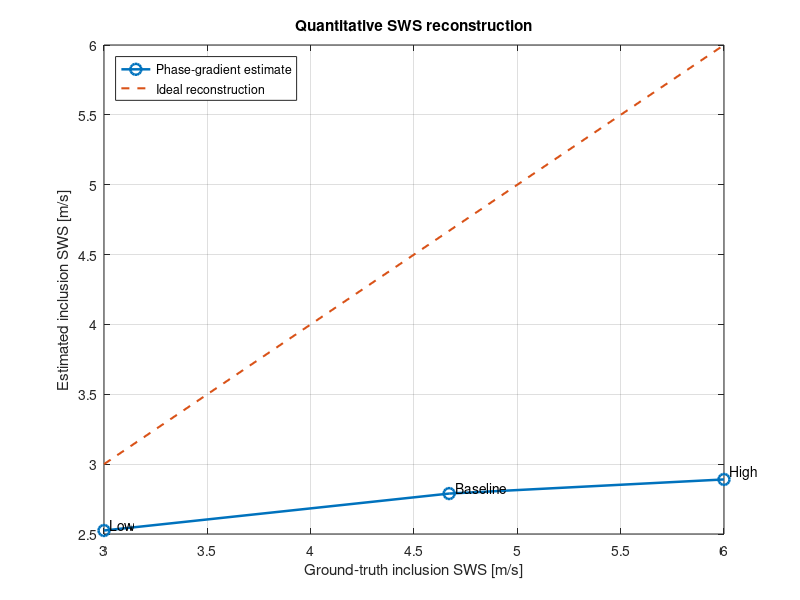

MATLAB code to generate this figure: (Note: this script raises an error after producing the figure.)
%% Contrast sweep - metric summary
clear;
clc;
close all;

%% Results from low / baseline / high contrast

case_names = {'Low', 'Baseline', 'High'};

c_bkg_gt = 2.32;

c_incl_gt = [ ...
    3.00, ...
    4.67, ...
    6.00];

c_incl_est = [ ...
    2.5251, ...
    2.7894, ...
    2.8905];

CNR = [ ...
    0.3756, ...
    1.4454, ...
    1.7688];

gCNR_direct = [ ...
    0.8330, ...
    0.9271, ...
    0.9322];

relative_bias = ...
    100 .* (c_incl_est - c_incl_gt) ./ c_incl_gt;

true_contrast = ...
    c_incl_gt - c_bkg_gt;

%% Output directory

analysis_dir = fileparts(mfilename('fullpath'));
repo_dir = fileparts(analysis_dir);

output_dir = fullfile( ...
    repo_dir, ...
    'Results', ...
    'metric_summary');

if ~isfolder(output_dir)
    mkdir(output_dir);
end

%% ================================================================
% Figure 1 - Quantitative SWS accuracy
% ================================================================

figure;

plot( ...
    c_incl_gt, ...
    c_incl_est, ...
    '-o', ...
    'LineWidth', 1.8, ...
    'MarkerSize', 8);

hold on;

plot( ...
    [min(c_incl_gt) max(c_incl_gt)], ...
    [min(c_incl_gt) max(c_incl_gt)], ...
    '--', ...
    'LineWidth', 1.5);

hold off;

grid on;
box on;

xlabel('Ground-truth inclusion SWS [m/s]');
ylabel('Estimated inclusion SWS [m/s]');

title('Quantitative SWS reconstruction');

legend( ...
    'Phase-gradient estimate', ...
    'Ideal reconstruction', ...
    'Location', 'northwest');

for k = 1:numel(case_names)

    text( ...
        c_incl_gt(k), ...
        c_incl_est(k), ...
        ['  ' case_names{k}], ...
        'VerticalAlignment', 'bottom');

end

exportgraphics( ...
    gcf, ...
    fullfile(output_dir, ...
    'contrast_sweep_estimated_vs_ground_truth.png'), ...
    'Resolution', 300);

%% ================================================================
% Figure 2 - Detectability metrics
% ================================================================

figure;

yyaxis left

plot( ...
    true_contrast, ...
    CNR, ...
    '-o', ...
    'LineWidth', 1.8, ...
    'MarkerSize', 8);

ylabel('CNR');
ylim([0 1.8]);

yyaxis right

plot( ...
    true_contrast, ...
    gCNR_direct, ...
    '-s', ...
    'LineWidth', 1.8, ...
    'MarkerSize', 8);

ylabel('Direct-KDE gCNR');
ylim([0 1]);

grid on;
box on;

xlabel('Ground-truth SWS contrast [m/s]');
title('Detectability versus stiffness contrast');

legend( ...
    'CNR', ...
    'Direct-KDE gCNR (exploratory)', ...
    'Location', 'best');

for k = 1:numel(case_names)

    text( ...
        true_contrast(k), ...
        gCNR_direct(k), ...
        ['  ' case_names{k}], ...
        'VerticalAlignment', 'bottom');

end

%% ================================================================
% Figure 3 - Relative bias
% ================================================================

figure;

plot( ...
    true_contrast, ...
    relative_bias, ...
    '-o', ...
    'LineWidth', 1.8, ...
    'MarkerSize', 8);

yline(0, '--');

grid on;
box on;

xlabel('Ground-truth SWS contrast [m/s]');
ylabel('Inclusion relative bias [%]');

title('Quantitative error versus stiffness contrast');

for k = 1:numel(case_names)

    text( ...
        true_contrast(k), ...
        relative_bias(k), ...
        sprintf('  %s (%.1f%%)', ...
        case_names{k}, relative_bias(k)), ...
        'VerticalAlignment', 'bottom');

end

exportgraphics( ...
    gcf, ...
    fullfile(output_dir, ...
    'contrast_sweep_relative_bias.png'), ...
    'Resolution', 300);

%% Summary table

summary_table = table( ...
    case_names.', ...
    c_incl_gt.', ...
    c_incl_est.', ...
    true_contrast.', ...
    relative_bias.', ...
    CNR.', ...
    gCNR_direct.', ...
    'VariableNames', { ...
        'Case', ...
        'GT_Inclusion_SWS_mps', ...
        'Estimated_Inclusion_SWS_mps', ...
        'GT_Contrast_mps', ...
        'RelativeBias_percent', ...
        'CNR', ...
        'DirectKDE_gCNR'});

disp(summary_table);

writetable( ...
    summary_table, ...
    fullfile(output_dir, ...
    'contrast_sweep_metric_summary.csv'));
